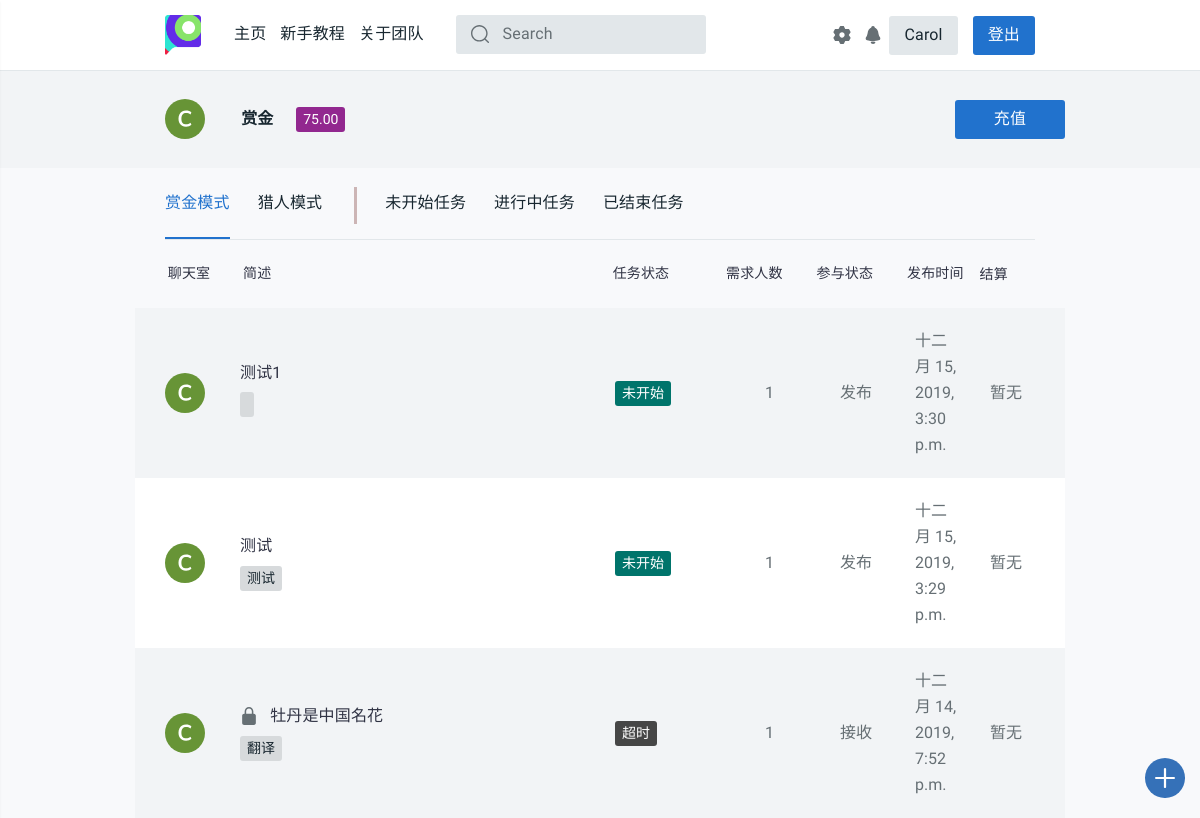
/profile/ (signed in), run on the app's committed database.
### login/models.py (models this page shows, shortened)
class User(models.Model):
    name = models.CharField(max_length=128, unique=True)
    password = models.CharField(max_length=256)
    stu_id = models.CharField(max_length=13, unique=True)
    phone = models.CharField(max_length=11, unique=True, default='None')
    dept = models.CharField(max_length=50, default='None')
    money = models.DecimalField(max_digits=5, decimal_places=2, default=0.00)
    c_time = models.DateTimeField(auto_now_add=True)
    has_confirmed = models.BooleanField(default=False)
    send_state = models.IntegerField(default=1)
    updated_time = models.DateTimeField(null=True, blank=True)
    class Meta:
        ordering = ['c_time']
        verbose_name = '用户'
        verbose_name_plural = '用户'

### task_platform/models.py (models this page shows, shortened)
class Task(models.Model):
    state = (('未开始', 'waitting'), ('进行中', 'processing'), ('中止', 'abort'),
             ('撤销', 'revoke'), ('超时', 'timeout'), ('完成', 'completed'))
    publisher = models.CharField(max_length=128)
    pub_time = models.DateTimeField(auto_now_add=True)
    begin_time = models.DateTimeField(null=True, blank=True)
    end_time = models.DateTimeField(null=True, blank=True)
    people_needed = models.IntegerField(default=1)
    people_now = models.IntegerField(default=0)
    expected_time_consuming = models.DecimalField(
        max_digits=12, decimal_places=1, default=0.0)
    task_description = models.CharField(max_length=50, default="None")
    task_detail = RichTextUploadingField(default='None')
    task_state = models.CharField(max_length=32, choices=state, default='未开始')
    task_class = models.CharField(max_length=48, default='赏金模式')
    class Meta:
        ordering = ['pub_time']
        verbose_name = '任务'
        verbose_name_plural = '任务'

class Task_tags(models.Model):
    sig_tag = models.CharField(max_length=20, default="None")
    task_id = models.IntegerField(default="0")
    def __str__(self):
        return self.sig_tag
    class Meta:
        verbose_name = "任务标签"
        verbose_name_plural = "任务标签"

### task_platform/views.py (the view, shortened to what this page needs)
# urls.py: path('profile/', views.profile, name='profile'),
def profile(request):
    username = request.session.get('user_name', None)
    if not username:
        return redirect('/login/')
    notice_room = '/chatroom/{}'.format(get_notice_room_id(username))
    notice_num = chatinfo_num(username)
    user = User.objects.get(name=username)
    student_id = user.stu_id
    phone = user.phone
    dept = user.dept
    if user.dept == 'None':
        dept = '暂无信息'
    money = user.money
    task_list_list = []
    if username:
        user = User.objects.get(name=username)
        student_id = user.stu_id
        phone = user.phone
        dept = user.dept
        if user.dept == 'None':
            dept = '暂无信息'
    stcolor_finder = {
        '未开始': '9', '进行中': '2',
        '中止': '3', '撤销': '3',
        '超时': '6', '完成': '4',
        '赏金模式': '5', '猎人模式': '7'
    }
    rec_task_id_list = Task_receive.objects.filter(username=username).values_list('task_id')
    latest_task_list = Task.objects.filter(
        Q(publisher=username) | Q(id__in=rec_task_id_list)
    ).order_by('-pub_time')
    tab_class = [
        ("task_class='赏金模式'", "_task.task_state"),
        ("task_class='猎人模式'", "_task.task_state"),
        ("task_state='未开始'", "_task.task_class"),
        ("task_state='进行中'", "_task.task_class"),
        ("Q(task_state='撤销')|Q(task_state='中止')|Q(task_state='超时')|Q(task_state='完成')",
        "_task.task_class")
    ]
    def calc_settlement(task, username):
        _settlement = '暂无'
        rec_task_list = Task_receive.objects.filter(task_id=task.id)
        if task.publisher == username:
            if task.task_class == '赏金模式':
                tot_money = 0
                for rec in rec_task_list:
                    if rec.is_abort:
                        tot_money -= float(rec.done_money) * (2 + settings.PERCENTAGE)
                    else:
                        tot_money += float(rec.done_money) * (1 + settings.PERCENTAGE)
                if task.task_state == '完成':
                    _settlement = -tot_money
                elif task.task_state in ['中止', '超时']:
                    _settlement = -tot_money
                elif task.task_state == '撤销':
                    _settlement = -settings.DEPOSIT
                    for rec in rec_task_list:
                        if not rec.is_abort:
                            tot_money -= float(rec.done_money) * (1 + settings.PERCENTAGE)
                    _settlement -= tot_money
            else:
                if task.task_state == '完成':
                    _settlement = -float(rec_task_list.first().done_money) * (1 - settings.PERCENTAGE)
                elif task.task_state in ['中止', '超时']:
                    _settlement = -settings.DEPOSIT
        if type(_settlement) == str:
            return _settlement
        if _settlement >= 0:
            return '+{}'.format(_settlement)
        else:
            return str(_settlement)
    for idx in range(5):
        tag_list = []
        for _task in eval('latest_task_list.filter({})'.format(tab_class[idx][0])):
            _color = 'tt-color0{} tt-badge'.format(stcolor_finder[eval(tab_class[idx][1])])
            _settlement = calc_settlement(_task, username)
            _room_id = get_room_id(_task)
            tag_list.append(
                (_task, _color, _settlement, _room_id,
                Task_tags.objects.filter(task_id=_task.id).order_by('sig_tag'))
            )
        task_list_list.append(tag_list)
    tag_list_1, tag_list_2, tag_list_3, tag_list_4, tag_list_5 = (
        task_list_list[0], task_list_list[1], task_list_list[2],
        task_list_list[3], task_list_list[4]
    )
    if request.method == 'POST' and 'settings' in request.POST:
        self_settings(request)
    return render(request, 'task_platform/profile.html', locals())

### task_platform/views.py (called while the page is built)
@csrf_exempt
def get_room_id(task):
    md5 = hashlib.md5()
    md5.update('{}{}'.format(task.id, task.publisher).encode())
    return md5.hexdigest()

@csrf_exempt
def get_notice_room_id(username):
    md5 = hashlib.md5()
    md5.update(username.encode())
    return md5.hexdigest()

def chatinfo_num(username):
    chatnum = ChatVision.objects.filter(username=username, has_seen=False).count()
    return chatnum

### task_platform/templates/task_platform/profile.html (shortened to what this page needs)
{% extends 'task_platform/base.html'%}
{% load staticfiles %}
{% block content %}
<head>
  <link rel="stylesheet" href="{% static 'css/style.css' %}">
  <link href="{% static 'css/profile.css' %}" rel="stylesheet">
</head>
<main id="tt-pageContent" class="tt-offset-small">
  <div class="tt-wrapper-section">
    <div class="container">
      <div class="tt-user-header">
        <div class="tt-col-avatar">
          <a href="#">
                  <svg class="tt-icon">
                    <use xlink:href="#icon-ava-c"></use>
                  </svg>
          </a>
        </div>
        <div class="tt-col-title">
          <div class="tt-title">
            <a href="#">赏金</a>
          </div>
          <ul class="tt-list-badge">
            <li><a href="#"><span class="tt-color14 tt-badge">{{ money }}</span></a></li>
          </ul>
        </div>
        <div class="tt-col-btn" id="js-settings-btn">
          <div class="tt-list-btn">
            <a href="/recharge/" class="btn btn-secondary">充值</a>
          </div>
        </div>
      </div>
    </div>
  </div>
  <div class="container">
    <div class="tt-tab-wrapper">
      <div class="tt-wrapper-inner">
        <ul class="nav nav-tabs pt-tabs-default" role="tablist">
          <li class="nav-item show">
            <a class="nav-link active" data-toggle="tab" href="#tt-tab-01" role="tab"><span>赏金模式</span></a>
          </li>
          <li class="nav-item">
            <a class="nav-link" data-toggle="tab" href="#tt-tab-02" role="tab">
              <div class="box-container">
                <div class="border-right"><span>猎人模式</span></div>
              </div>
             </a>
          </li>
          <li class="nav-item">
            <a class="nav-link" data-toggle="tab" href="#tt-tab-03" role="tab"><span>未开始任务</span></a>
          </li>
          <li class="nav-item">
            <a class="nav-link" data-toggle="tab" href="#tt-tab-04" role="tab"><span>进行中任务</span></a>
          </li>
          <li class="nav-item">
            <a class="nav-link" data-toggle="tab" href="#tt-tab-05" role="tab"><span>已结束任务</span></a>
          </li>
        </ul>
      </div>
      <div class="tab-content">
        <div class="tab-pane tt-indent-none show active" id="tt-tab-01" role="tabpanel">
          <div class="tt-topic-list">
            <div class="tt-list-header">
              <div class="tt-col-value" style="width: 17%;"><center>聊天室</center></div>
              <div class="tt-col-category" style="width: 90%">简述</div>
              <div class="tt-col-category" style="width: 30%;padding-left:5.5%">任务状态</div>
              <div class="tt-col-value hide-mobile" style="width: 20%;padding-left:2%">需求人数</div>
              <div class="tt-col-value hide-mobile" style="width: 20%;padding-left:2%">参与状态</div>
              <div class="tt-col-value hide-mobile" style="width: 20%;padding-left:2%">发布时间</div>
              <div class="tt-col-value" style="width: 20%;padding:0%">结算</div>
            </div>
            {% if tag_list_1 %}
            {% for task, color, settlement, room_id, tags in tag_list_1 %}
              <div class="tt-item">
                <div class="tt-col-avatar">
                  <a href="/chatroom/{{ room_id }}">
                  <svg class="tt-icon">
                    <use xlink:href="#icon-ava-c"></use>
                  </svg>
                  </a>
                </div>
                <div class="tt-col-description">
                  <h6 class="tt-title"><a href="{% url 'detail' task.id %}">
                      {% if task.task_state == "完成" %}
                        <svg class="tt-icon">
                          <use xlink:href="#icon-verified"></use>
                        </svg>
                      {% elif task.task_state == "中止" or task.task_state == "撤销" or task.task_state == "超时" %}
                        <svg class="tt-icon">
                          <use xlink:href="#icon-locked"></use>
                        </svg>
                      {% endif %}
                      {{ task.task_description }}
                    </a></h6>
                  <div class="row align-items-center no-gutters">
                    <div class="col-11">
                      <ul class="tt-list-badge">
                        {% for tag in tags %}
                        <li><a><span class="tt-badge">{{ tag }}</span></a></li>
                        {% endfor%}
                      </ul>
                    </div>
                  </div>
                </div>
                <div class="tt-col-category"><span class="{{ color }}">{{ task.task_state }}</span></div>
                <div class="tt-col-value hide-mobile">{{ task.people_needed }}</div>
                <div class="tt-col-value   hide-mobile">
                  {% if task.publisher == username %}
                  发布
                  {% else %}
                  接收
                  {% endif %}
                </div>
                <div class="tt-col-value hide-mobile">{{ task.pub_time }}</div>
                <div class="tt-col-value hide-mobile">{{ settlement }}</div>
              </div>
            {% endfor %}
            {% else %}
            <p>暂无任务</p>
            {% endif %}
          </div>
        </div>
      </div>
    </div>
  </div>
</main>
{% endblock %}

### static/css/profile.css (style rules this page uses)
.box-container { position: relative; }
.border-right { padding: 0px 35px 0px 0px; }
.border-right:after { content: ''; position: absolute; left: auto; top: auto; bottom: 15px; right: 0; height: 52%; width: 3px; background-color: #ccb5b5; }

### data on the page
User: money "75.00"
Task: task_description "测试1", task_state "未开始", people_needed "1", publisher "发布", pub_time "十二月 15, 2019, 3:30 p.m.", settlement "暂无"
Task: task_description "测试", task_state "未开始", people_needed "1", publisher "发布", pub_time "十二月 15, 2019, 3:29 p.m.", settlement "暂无"
Task_tags: sig_tag "测试"
Task: task_description "牡丹是中国名花", task_state "超时", people_needed "1", publisher "接收", pub_time "十二月 14, 2019, 7:52 p.m.", settlement "暂无"
Task_tags: sig_tag "翻译"

### other printed values
{{ request.session.user_name }} "Carol"
